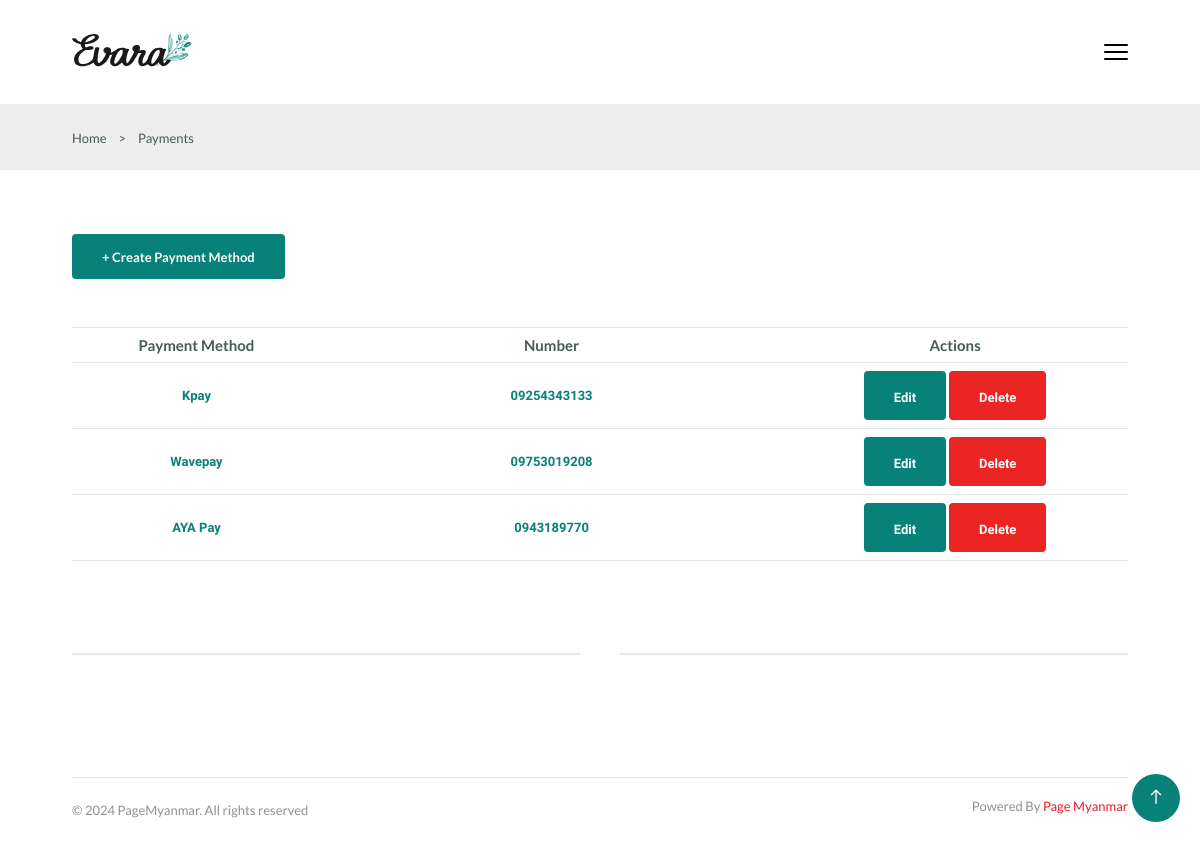
The app's page /payments/ (signed in) with its own data.
### app/models.py (models this page shows)
class PaymentModel(models.Model):
    name = models.CharField(max_length=200)
    number = models.CharField(max_length=200,default=None,null=True,blank=True)
    created_at = models.DateTimeField(auto_now_add=True)
    updated_at = models.DateTimeField(auto_now=True)

### app/views.py (the view)
# urls.py: path('payments/',Payments),
@login_required(login_url=settings.LOGIN_URL)
@role_permission_required('app.view_paymentmodel')
def Payments(request):
    payments = PaymentModel.objects.all()
    context = {
        'payments':payments
    }
    return render(request, 'payments.html', context)

### app/context_processors.py (called while the page is built, shortened)
def Counts(request):
    table_id = request.resolver_match.kwargs.get('id')  # Get `id` from the URL kwargs
    return {
        'cart_count': 0,
    }

### app/templatetags/custom_permissions.py (called while the page is built)
@register.filter
def has_role_permission(user, permission_codename):
    if user.is_authenticated and hasattr(user, 'has_permission'):
        return user.has_permission(permission_codename)
    return False

### authentication/models.py (called while the page is built)
    def has_permission(self, perm_codename):
        if self.role:
            return self.role.permissions.filter(codename=perm_codename).exists()
        return False

### templates/payments.html (shortened to what this page needs)
{% extends 'components/base.html' %}
{% block body %}
{% load custom_permissions %}
<section class="breadcrumb">
    <ul class="breadcrumb__list flex container">
        <li><a href="/" class="breadcrumb__link">Home</a></li>
        <li><span class="breadcrumb__link">></span></li>
        <li><span class="breadcrumb__link">Payments</span></li>
    </ul>
</section>
<section class="cart section--lg container">
    {% if request.user|has_role_permission:'add_paymentmodel' %}
    <button onclick="window.location.href='/create-payment/'" style="margin-bottom: 3rem;" class="btn btn--md">+ Create
        Payment Method</button>
    {% endif %}
    <div class="table__container">
        <table class="table">
            <tr>
                <th>Payment Method</th>
                <th>Number</th>
                {% if request.user|has_role_permission:'change_paymentmodel' and request.user|has_role_permission:'delete_paymentmodel' %}
                <th style="width: 300px;">Actions</th>
                {% endif %}
            </tr>
            {% for payment in payments %}
            <tr>
                <td>
                    <h3 style="white-space: nowrap;" class="table__title">{{payment.name}}</h3>
                </td>
                <td>
                    <h3 style="white-space: nowrap;" class="table__title">{{payment.number}}</h3>
                </td>
                {% if request.user|has_role_permission:'change_paymentmodel' and request.user|has_role_permission:'delete_paymentmodel' %}
                <td style="width: 300px;">
                    <a href="/update-payment/{{payment.id}}/" class="btn btn-es">Edit</a>
                    <a href="/update-payment/{{payment.id}}/" class="btn btn-es delete">Delete</a>
                </td>
                {% endif %}
            </tr>
            {% endfor %}
        </table>
    </div>
    <div class="divider">
        <i class="fi fi-rs-fingerprint"></i>
    </div>
</section>
{% endblock %}

### static/css/style.css (style rules this page uses)
:root { --header-height: 4rem; --first-color: hsl(176, 88%, 27%); --first-color-alt: hsl(129, 44%, 94%); --second-color: hsl(34, 94%, 87%); --title-color: hsl(0, 0%, 13%); --text-color: hsl(154, 13%, 32%); --text-color-light: hsl(60, 1%, 56%); --body-color: hsl(0, 0%, 100%); --container-color: hsl(0, 0%, 93%); --border-color: hsl(129, 36%, 85%); --border-color-alt: hsl(133, 15%, 90%); --delete-color: hsl(0, 83%, 53%); --image-bg-color: #f1f1f1; --body-font: 'Lato', sans-serif; --second-font: 'Spartan', sans-serif; --big-font-size: 3.5rem; --h1-font-size: 2.75rem; --h2-font-size: 2rem; --h3-font-size: 1.75rem; --h4-font-size: 1.375rem; --large-font-size: 1.125rem; --normal-font-size: 1rem; --small-font-size: 0.875rem; --smaller-font-size: 0.75rem; --tiny-font-size: 0.6875rem; --weight-400: 400; --weight-500: 500; --weight-600: 600; --weight-700: 700; --transition: cubic-bezier(0, 0, 0.05, 1); --transition-ease-in-out: all 0.3s ease-in-out; }
@media screen and (max-width: 1200px) { :root { --big-font-size: 2.25rem; --h1-font-size: 2rem; --h2-font-size: 1.375rem; --h3-font-size: 1.25rem; --h4-font-size: 1.125rem; --large-font-size: 1rem; --normal-font-size: 0.9375rem; --small-font-size: 0.8125rem; --smaller-font-size: 0.6875rem; --tiny-font-size: 0.625rem; } }
* { margin: 0; padding: 0; box-sizing: border-box; }
input, textarea, select, body { color: var(--text-color); font-family: var(--body-font); font-size: var(--normal-font-size); font-weight: var(--weight-400); }
body { background-color: var(--body-color); }
h1, h2, h3, h4 { font-family: var(--second-font); color: var(--title-color); font-weight: var(--weight-600); }
ul { list-style: none; }
a { text-decoration: none; }
button, label { cursor: pointer; }
button, textarea, input, select { background-color: transparent; border: none; outline: none; }
table { width: 100%; border-collapse: collapse; }
.container { max-width: 1440px; margin-inline: auto; padding-inline: .75rem; }
.section--lg { padding-block: 4rem; }
.btn, .swal2-confirm, .swal2-cancel { display: inline-block; background: var(--first-color); border: 2px solid var(--first-color); color: var(--body-color); padding-inline: 1.75rem; height: 49px; line-height: 49px; border-radius: .25rem; font-family: var(--second-font); font-size: var(--small-font-size); font-weight: var(--weight-700); transition: all 0.4s var(--transition); }
.btn--md, .btn--sm, .btn--es { font-family: var(--body-font); }
.btn--md { height: 45px; line-height: 42px; }
.delete, .swal2-cancel { background-color: var(--delete-color); border-color: var(--delete-color); }
.flex { display: flex; align-items: center; column-gap: 0.5rem; }
.breadcrumb { background-color: var(--container-color); padding-block: 1.5rem; }
.breadcrumb__list { column-gap: 0.75rem; }
.breadcrumb__link { color: var(--text-color); font-size: var(--small-font-size); }
.table__container { overflow-x: auto; }
.table { table-layout: fixed; margin-bottom: 2rem; }
.table tr { border-top: 1px solid var(--border-color-alt); }
.table tr:last-child { border-bottom: 1px solid var(--border-color-alt); }
.table tr th:nth-child(1), .table tr td:nth-child(1) { width: 216px; }
.table tr th:nth-child(2), .table tr td:nth-child(2) { width: 400px; }
.table tr th:nth-child(3), .table tr td:nth-child(3) { width: 108px; }
.table tr th, .table tr td { padding: 0.5rem; text-align: center; }
.table__title, .table__description, .table__price, .table__subtotal, .table__trash, .table__stock { font-size: var(--small-font-size); }
.table__title, .table__stock { color: var(--first-color); }
.divider { position: relative; text-align: center; margin-block: 3rem; }
.divider::before { content: ''; position: absolute; top: 50%; left: 0; width: 100%; border-top: 2px solid var(--border-color-alt); }
.divider i { color: var(--text-color-light); background-color: var(--body-color); font-size: 1.25rem; padding-inline: 1.25rem; position: relative; z-index: 10; }
@media screen and (max-width: 1520px) { .container { max-width: 1260px; } }
@media screen and (max-width: 1320px) { .container { max-width: 1080px; } }

### records on screen
PaymentModel: name "Kpay", number "09254343133"
PaymentModel: name "Wavepay", number "09753019208"
PaymentModel: name "AYA Pay", number "0943189770"
